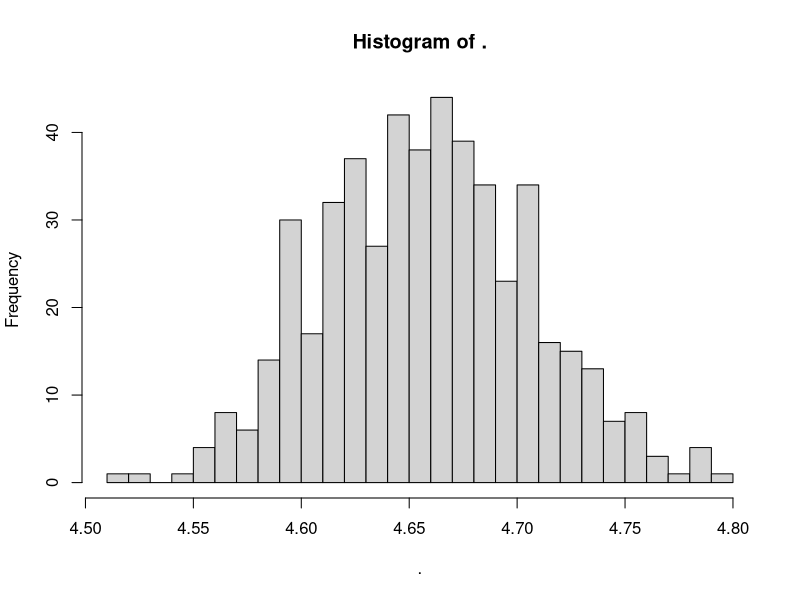
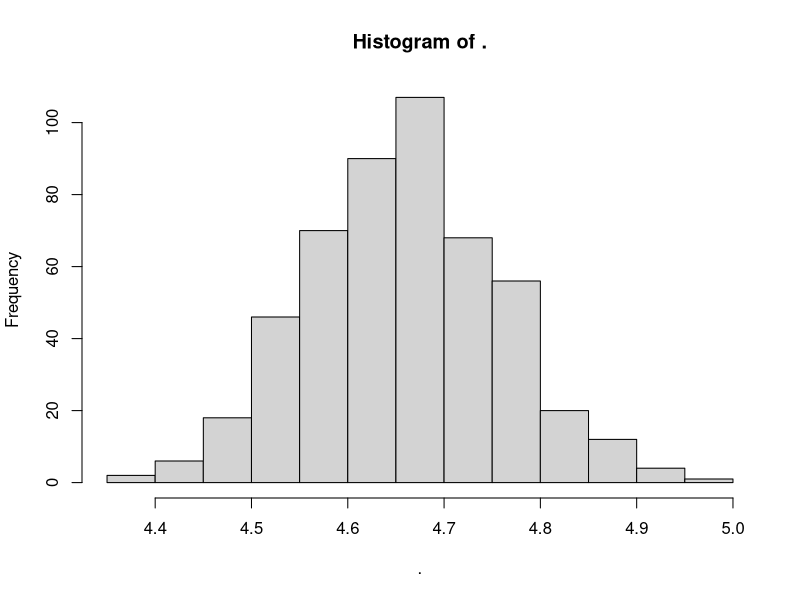

Source code (R) for these figures, in order:
## ---- chunk 1
knitr::opts_chunk$set(echo = TRUE)
library(tidyverse)
set.seed(101991)
## ---- chunk 2
num_sims <- 1000
many_sequences <- rerun(num_sims, 
  rbinom(20, size = 1, prob = 0.5))
longest_runs <- map_dbl(many_sequences, 
  ~ max(rle(.)$lengths))
mean(longest_runs)
## ---- chunk 3
many_sequences <- rerun(num_sims, 
  rbinom(20, size = 1, prob = 0.5))
longest_runs <- map_dbl(many_sequences, 
  ~ max(rle(.)$lengths))
mean(longest_runs)
## ---- chunk 4
mc_estimate_run_length  <- function(num_sims){
  # estimate the expected maximum run of H or T
  # in 20 coin flips by monte carlo
  many_sequences <- rerun(num_sims, 
    rbinom(20, size = 1, prob = 0.5))
  longest_runs <- map_dbl(many_sequences, 
    ~ max(rle(.)$lengths))
  mean(longest_runs)
}
mc_estimate_run_length(1000)
## ---- chunk 5
many_estimates <- rerun(500, mc_estimate_run_length(num_sims = 1000))
many_estimates_flat <- many_estimates %>% flatten_dbl() 

many_estimates_flat %>% hist(breaks = 20)
sd(many_estimates_flat)
## ---- chunk 6
sd(longest_runs)/sqrt(1000)
## ---- chunk 7
many_estimates %>% flatten_dbl() %>% sd(na.rm = TRUE) 
sd(flatten_dbl(many_estimates), na.rm = TRUE)

## ---- chunk 8
many_estimates <- rerun(500, mc_estimate_run_length(num_sims = 250))
many_estimates_flat <- many_estimates %>% flatten_dbl() 
many_estimates_flat %>% hist(breaks = 20)
sd(many_estimates_flat)
## ---- chunk 9
n_sims <- 500
many_x <- runif(n_sims)
exp_many_x <- exp(many_x)
mean(exp_many_x) # our estimate of E(e^x)
## ---- chunk 10
# rough CI half-width on this estimate
(naive_ci_halfwidth <- 1.96*sd(exp_many_x)/sqrt(n_sims))
## ---- chunk 11
x_first_in_pair <- runif(n_sims/2) # need half as many draws
x_second_in_pair <- 1 - x_first_in_pair

# a useful function in this example
pair_average <- function(x1, x2){
  1/2 * (x1 + x2)
}

pair_averages <- pair_average(x1 = exp(x_first_in_pair), 
  x2 = exp(x_second_in_pair))

mean(pair_averages) # our estimate of E(e^x)

# rough CI half-width on this estimate
(antithetic_ci_half_width <- 1.96*sd(pair_averages)/sqrt(n_sims/2))
